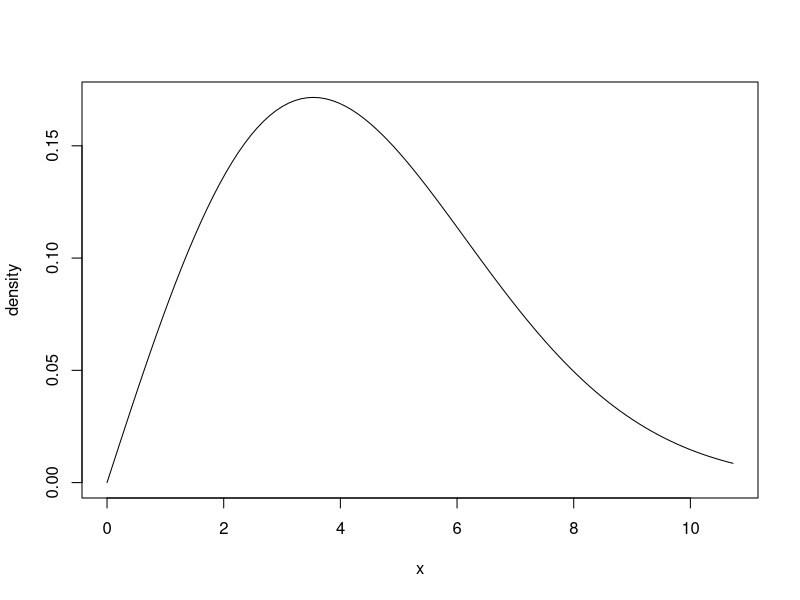

Here is the R script that generated this plot:
#Ex5.19, Page 212
#Answers may vary slightly due to rounding off of values

#alpha
a<-2

#beta
b<-5

#Mean
u<-b*gamma(1+(1/a))
print(paste("Mean, E(X)=",u))

#Variance
v<-(b^2)*{gamma(1+(2/a))-(gamma(1+(1/a)))^2}
print(paste("Variance=",v))

#Standard deviation
s<-sqrt(v)
print(paste("Standard deviation=",s))

#Median
med<-b*(log(2,base=exp(1)))^(1/a)
print(paste("Median=",med))

q<-qweibull(0.99,shape=a,scale=b)
curve(dweibull(x,a,b),from=0,to=q,ylab='density')

if(u>med){
  print(paste("Mean exceeds median because of the distribution's positive skew"))
}
